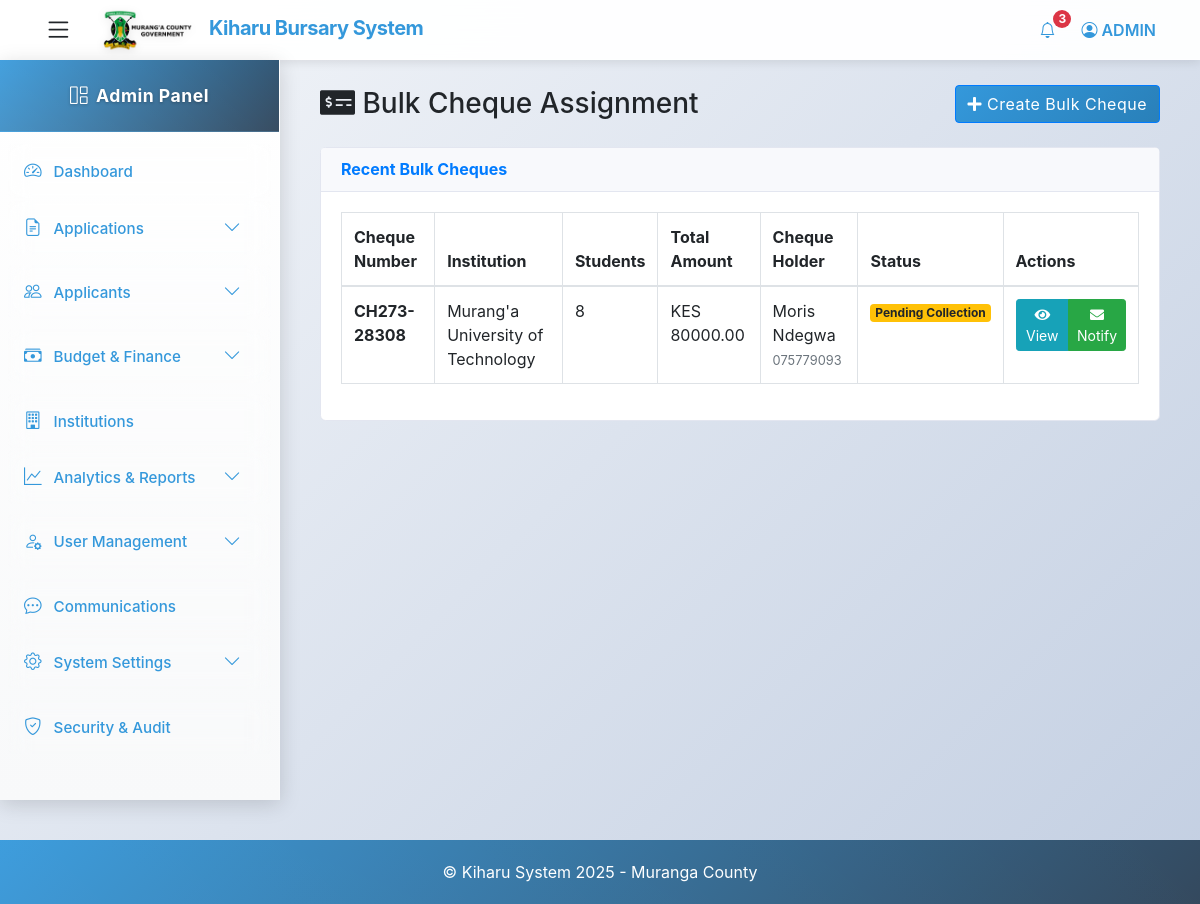
The page /bulk-cheque/assignment/ (signed in) on the database as committed earlier.
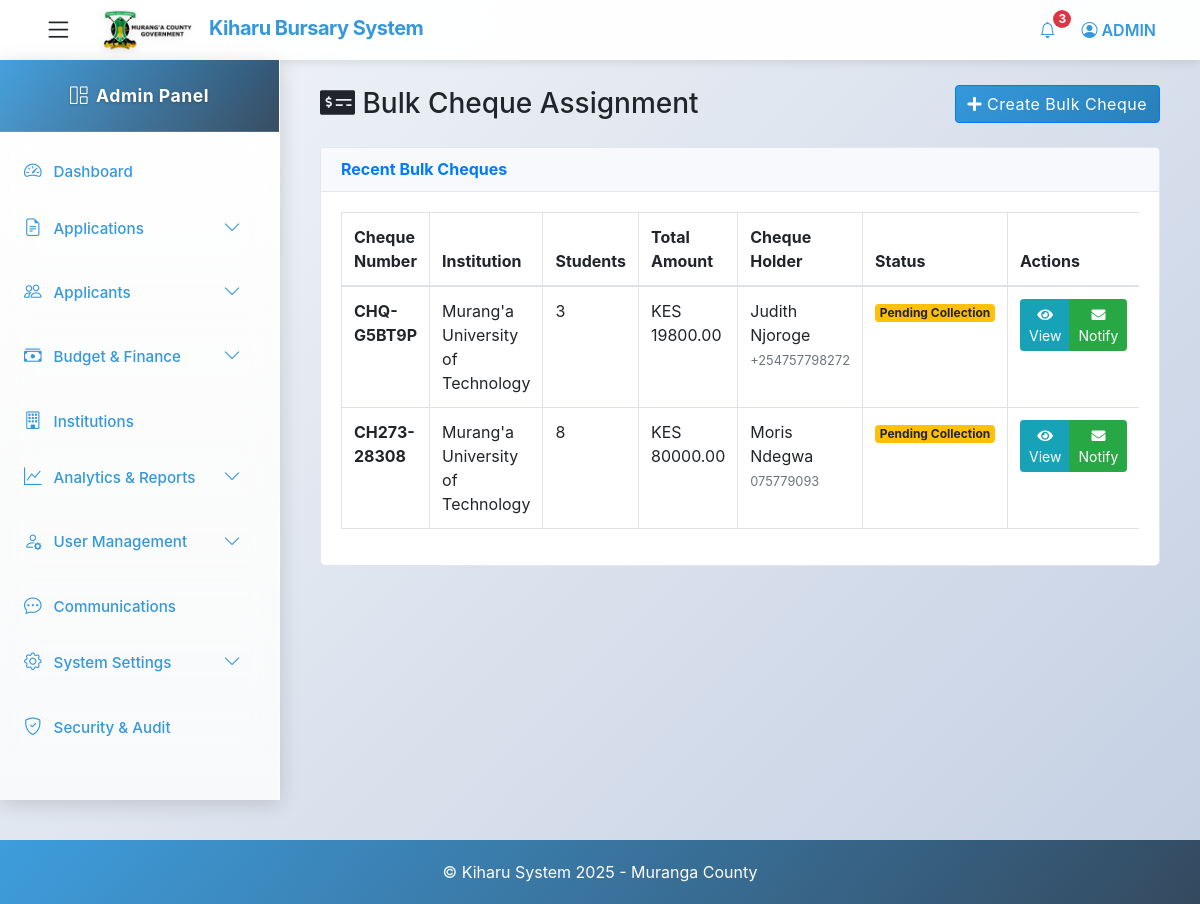
The same page on the database as committed later.
### kiharu_system/models.py (models this page shows, shortened)
class BulkCheque(models.Model):
    cheque_number = models.CharField(max_length=50, unique=True)
    institution = models.ForeignKey(Institution, on_delete=models.CASCADE, related_name='bulk_cheques')
    fiscal_year = models.ForeignKey(FiscalYear, on_delete=models.CASCADE)
    total_amount = models.DecimalField(max_digits=12, decimal_places=2)
    student_count = models.PositiveIntegerField()
    amount_per_student = models.DecimalField(max_digits=10, decimal_places=2)
    cheque_holder_name = models.CharField(max_length=200)
    cheque_holder_id = models.CharField(max_length=20)
    cheque_holder_phone = models.CharField(max_length=20)
    cheque_holder_email = models.EmailField(blank=True, null=True)
    cheque_holder_position = models.CharField(max_length=100)  # e.g., "Student Leader", "Class Representative"
    created_date = models.DateTimeField(auto_now_add=True)
    assigned_date = models.DateTimeField(blank=True, null=True)
    is_collected = models.BooleanField(default=False)
    collection_date = models.DateTimeField(blank=True, null=True)
    created_by = models.ForeignKey(User, on_delete=models.SET_NULL, null=True, related_name='created_bulk_cheques')
    assigned_by = models.ForeignKey(User, on_delete=models.SET_NULL, null=True, related_name='assigned_bulk_cheques')
    notes = models.TextField(blank=True, null=True)
    class Meta:
        ordering = ['-created_date']

class Institution(models.Model):
    INSTITUTION_TYPES = (
        ('highschool', 'High School'),
        ('special_school', 'Special School'),
        ('college', 'College'),
        ('university', 'University'),
    )
    name = models.CharField(max_length=200)
    institution_type = models.CharField(max_length=20, choices=INSTITUTION_TYPES)
    county = models.CharField(max_length=100)
    postal_address = models.CharField(max_length=100, blank=True, null=True)
    phone_number = models.CharField(max_length=20, blank=True, null=True)
    email = models.EmailField(blank=True, null=True)

### kiharu_system/views.py (the view, shortened to what this page needs)
# urls.py: path('bulk-cheque/assignment/', views.bulk_cheque_assignment, name='bulk_cheque_assignment'),
@login_required
@require_http_methods(["GET", "POST"])
def bulk_cheque_assignment(request):
    if request.user.user_type not in ['admin', 'finance']:
        messages.error(request, "You don't have permission to access this page.")
        return redirect('dashboard')
    context = {
        'institutions': Institution.objects.all(),
        'fiscal_years': FiscalYear.objects.filter(is_active=True),
        'existing_bulk_cheques': BulkCheque.objects.all()[:10],  # Latest 10
    }
    return render(request, 'admin/bulk_cheque_assignment.html', context)

### templates/admin/bulk_cheque_assignment.html (shortened to what this page needs)
{% extends "admin_base.html" %}
{% load static %}
{% block content %}
<link href="https://cdnjs.cloudflare.com/ajax/libs/Chart.js/3.9.1/chart.min.css" rel="stylesheet">
<link href="https://cdn.jsdelivr.net/npm/bootstrap@4.6.0/dist/css/bootstrap.min.css" rel="stylesheet">
<link href="https://cdnjs.cloudflare.com/ajax/libs/font-awesome/5.15.4/css/all.min.css" rel="stylesheet">
<div class="container-fluid">
    <div class="d-sm-flex align-items-center justify-content-between mb-4">
        <h1 class="h3 mb-0 text-gray-800">
            <i class="fas fa-money-check-alt"></i>
            Bulk Cheque Assignment
        </h1>
        <button class="btn btn-primary" data-toggle="modal" data-target="#bulkChequeModal">
            <i class="fas fa-plus"></i> Create Bulk Cheque
        </button>
    </div>
    <div class="row mb-4">
        <div class="col-12">
            <div class="card">
                <div class="card-header">
                    <h6 class="m-0 font-weight-bold text-primary">Recent Bulk Cheques</h6>
                </div>
                <div class="card-body">
                    <div class="table-responsive">
                        <table class="table table-bordered">
                            <thead>
                                <tr>
                                    <th>Cheque Number</th>
                                    <th>Institution</th>
                                    <th>Students</th>
                                    <th>Total Amount</th>
                                    <th>Cheque Holder</th>
                                    <th>Status</th>
                                    <th>Actions</th>
                                </tr>
                            </thead>
                            <tbody>
                                {% for cheque in existing_bulk_cheques %}
                                <tr>
                                    <td><strong>{{ cheque.cheque_number }}</strong></td>
                                    <td>{{ cheque.institution.name }}</td>
                                    <td>{{ cheque.student_count }}</td>
                                    <td>KES {{ cheque.total_amount|floatformat:2 }}</td>
                                    <td>
                                        {{ cheque.cheque_holder_name }}<br>
                                        <small class="text-muted">{{ cheque.cheque_holder_phone }}</small>
                                    </td>
                                    <td>
                                        {% if cheque.is_collected %}
                                            <span class="badge badge-success">Collected</span>
                                        {% else %}
                                            <span class="badge badge-warning">Pending Collection</span>
                                        {% endif %}
                                    </td>
                                    <td>
                                        <div class="btn-group btn-group-sm">
                                            <a href="{% url 'bulk_cheque_details' cheque.id %}" class="btn btn-info">
                                                <i class="fas fa-eye"></i> View
                                            </a>
                                            <button class="btn btn-success send-notifications" data-id="{{ cheque.id }}">
                                                <i class="fas fa-envelope"></i> Notify
                                            </button>
                                        </div>
                                    </td>
                                </tr>
                                {% empty %}
                                <tr>
                                    <td colspan="7" class="text-center">No bulk cheques found</td>
                                </tr>
                                {% endfor %}
                            </tbody>
                        </table>
                    </div>
                </div>
            </div>
        </div>
    </div>
</div>
{% endblock %}

### templates/admin_base.html (shortened to what this page needs)
{% load static %}
<!DOCTYPE html>
<html lang="en">
<head>
    <link href="https://cdn.jsdelivr.net/npm/bootstrap@5.3.0/dist/css/bootstrap.min.css" rel="stylesheet">
    <link href="https://cdn.jsdelivr.net/npm/bootstrap-icons@1.11.0/font/bootstrap-icons.css" rel="stylesheet">
</head>
<body>
    <nav class="navbar navbar-expand-lg navbar-custom fixed-top">
        <div class="container-fluid">
            <button class="btn sidebar-toggle me-3" type="button" id="sidebarToggle">
                <i class="bi bi-list"></i>
            </button>
            <a class="navbar-brand" href="#">
                <img src="{% static 'images/murangalogo.png'%}" alt="Muranga County" class="county-logo">
                Kiharu Bursary System
            </a>
            <div class="collapse navbar-collapse" id="navbarNav">
                <ul class="navbar-nav ms-auto">
                    <li class="nav-item dropdown">
                        <a class="nav-link dropdown-toggle" href="#" id="notificationsDropdown" role="button" data-bs-toggle="dropdown">
                            <i class="bi bi-bell"></i>
                             <span class="badge bg-danger rounded-pill notification-badge">3</span>
                        </a>
                    </li>
                    <li class="nav-item dropdown">
                        <a class="nav-link dropdown-toggle" href="#" id="userDropdown" role="button" data-bs-toggle="dropdown">
                            <i class="bi bi-person-circle"></i>
                            ADMIN
                        </a>
                    </li>
                </ul>
            </div>
        </div>
    </nav>
    <div class="sidebar" id="sidebar">
        <div class="sidebar-header">
            <h5><i class="bi bi-grid-1x2 me-2"></i><span class="menu-text">Admin Panel</span></h5>
        </div>
        <div class="sidebar-content">
            <ul class="sidebar-menu">
                <li>
                    <a href="{% url 'admin_dashboard'%}" class="menu-link">
                        <span><i class="bi bi-speedometer2"></i><span class="menu-text">Dashboard</span></span>
                    </a>
                </li>
                <li>
                    <a href="#" class="menu-link has-submenu" data-target="applicationsMenu">
                        <span><i class="bi bi-file-earmark-text"></i><span class="menu-text">Applications</span></span>
                        <i class="bi bi-chevron-down chevron-icon"></i>
                    </a>
                </li>
                <li>
                    <a href="#" class="menu-link has-submenu" data-target="applicantsMenu">
                        <span><i class="bi bi-people"></i><span class="menu-text">Applicants</span></span>
                        <i class="bi bi-chevron-down chevron-icon"></i>
                    </a>
                </li>
                <li>
                    <a href="#" class="menu-link has-submenu" data-target="budgetMenu">
                        <span><i class="bi bi-cash-stack"></i><span class="menu-text">Budget & Finance</span></span>
                        <i class="bi bi-chevron-down chevron-icon"></i>
                    </a>
                </li>
                <li>
                    <a href="{% url 'institution_list'%}" class="menu-link">
                        <span><i class="bi bi-building"></i><span class="menu-text">Institutions</span></span>
                    </a>
                </li>
                <li>
                    <a href="#" class="menu-link has-submenu" data-target="reportsMenu">
                        <span><i class="bi bi-graph-up"></i><span class="menu-text">Analytics & Reports</span></span>
                        <i class="bi bi-chevron-down chevron-icon"></i>
                    </a>
                </li>
                <li>
                    <a href="#" class="menu-link has-submenu" data-target="usersMenu">
                        <span><i class="bi bi-person-gear"></i><span class="menu-text">User Management</span></span>
                        <i class="bi bi-chevron-down chevron-icon"></i>
                    </a>
                </li>
                <li>
                    <a href="{% url 'admin_communication'%}" class="menu-link">
                        <span><i class="bi bi-chat-dots"></i><span class="menu-text">Communications</span></span>
                    </a>
                </li>
                <li>
                    <a href="#" class="menu-link has-submenu" data-target="settingsMenu">
                        <span><i class="bi bi-gear"></i><span class="menu-text">System Settings</span></span>
                        <i class="bi bi-chevron-down chevron-icon"></i>
                    </a>
                </li>
                <li>
                    <a href="#audit-logs" class="menu-link">
                        <span><i class="bi bi-shield-check"></i><span class="menu-text">Security & Audit</span></span>
                    </a>
                </li>
            </ul>
        </div>
    </div>
    <div class="main-content" id="mainContent" style="margin-top: 60px;">
        <div class="content">
            {% block content %}
            {% endblock %}
        </div>
    </div>
    <footer class="footer">
        <p class="mb-0">&copy; Kiharu System 2025 - Muranga County</p>
    </footer>
</body>
</html>

### templates/admin/bulk_cheque_assignment.html (style rules this page uses)
.card { border: 1px solid #e3e6f0; border-radius: 0.35rem; box-shadow: 0 0.15rem 1.75rem 0 rgba(58, 59, 69, 0.15); }
.card-header { background-color: #f8f9fc; border-bottom: 1px solid #e3e6f0; padding: 0.75rem 1.25rem; }

Rows that differ between the two databases and show on the page:
added BulkCheque: cheque_number "CHQ-G5BT9P", institution.name "Murang'a University of Technology", student_count "3", total_amount "19800.00", cheque_holder_name "Judith Njoroge", cheque_holder_phone "+254757798272", is_collected "Pending Collection"
